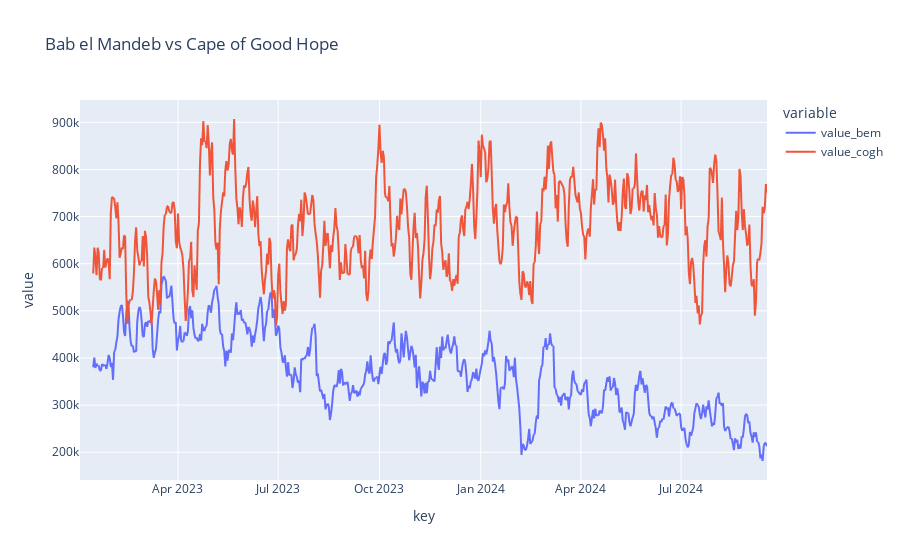

This figure's notebook cell:
### Code cell
plotting_data(df3,df4, moving_average=14)

### Figure 1 — Plotly figure (JSON) as saved in the notebook; plotly's stock layout.template omitted (floating-point values rounded to 4 significant figures; data arrays with more than 128 entries replaced by an {"elided": "..."} marker saying what was removed)
{"data": [{"hovertemplate": "variable=value_bem<br>key=%{x}<br>value=%{y}<extra></extra>", "legendgroup": "value_bem", "line": {"color": "#636efa", "dash": "solid"}, "marker": {"symbol": "circle"}, "mode": "lines", "name": "value_bem", "showlegend": true, "type": "scattergl", "x": {"elided": "625 str values"}, "xaxis": "x", "y": {"elided": "625 float values"}, "yaxis": "y"}, {"hovertemplate": "variable=value_cogh<br>key=%{x}<br>value=%{y}<extra></extra>", "legendgroup": "value_cogh", "line": {"color": "#EF553B", "dash": "solid"}, "marker": {"symbol": "circle"}, "mode": "lines", "name": "value_cogh", "showlegend": true, "type": "scattergl", "x": {"elided": "625 str values"}, "xaxis": "x", "y": {"elided": "625 float values"}, "yaxis": "y"}], "layout": {"legend": {"title": {"text": "variable"}, "tracegroupgap": 0}, "title": {"text": "Bab el Mandeb vs Cape of Good Hope"}, "xaxis": {"anchor": "y", "domain": [0, 1], "title": {"text": "key"}}, "yaxis": {"anchor": "x", "domain": [0, 1], "title": {"text": "value"}}}}
